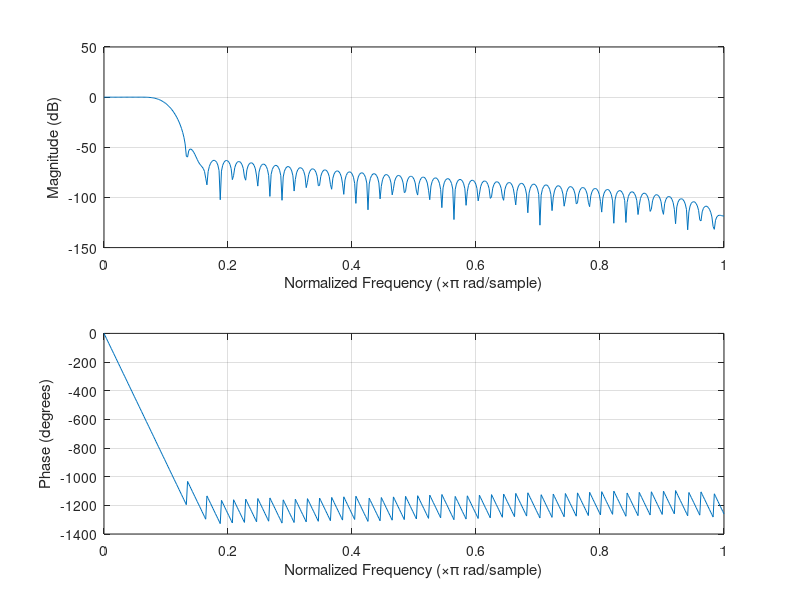
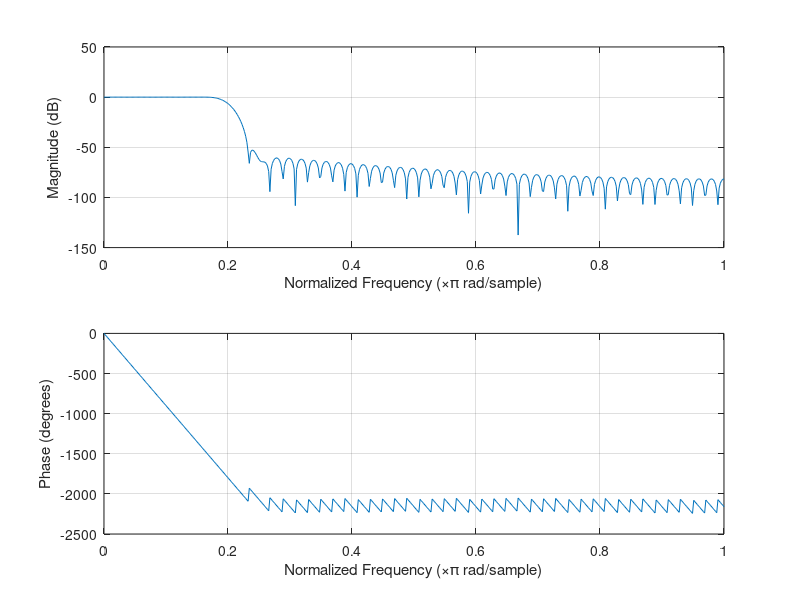
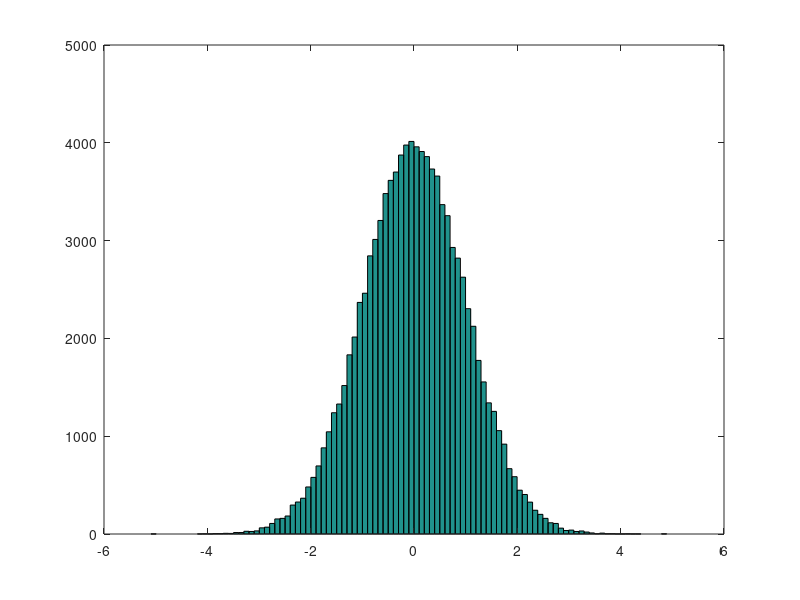
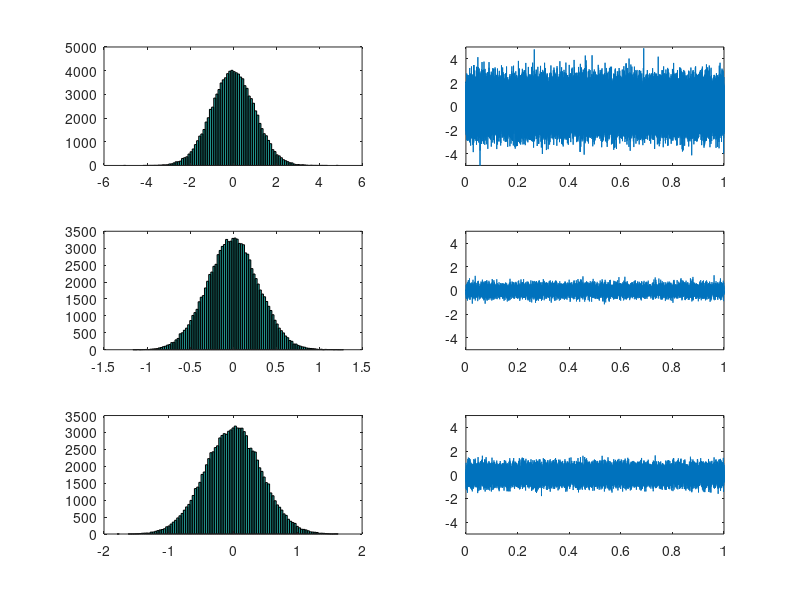

Reproduce these figures in MATLAB, in order.
clear all
close all
clc
%%
fs = 100e3; % freq de amostragem
ts = 1/fs;
fc1 = 5e3; % freq de corte do filtro 1
fc2 = 10e3; % freq de corte do filtro 2
n = 100; % ordem do filtro
t = [0:ts:1-ts];

filt1 = fir1(n,(fc1*2)/fs)'; %frequencia de corte normalizado fazendo duas vezes a freq de corte
% fcut eh um vetor
%filtroPF = fir1(n, [f_pass1*2 f_pass2*2]/fa]); % f_pass1 freq que iniciao a passagem f_pass2 freq que encerra
figure(1)
freqz(filt1)

filt2 = fir1(n,(fc2*2)/fs)';
figure(2)
freqz(filt2)

ruido = randn(1, 1e5);
figure(3)
hist(ruido, 1e2)


% fun?ao filter que faz a convo?icao no tempo e multiplicacao na freq
y_1 = conv(ruido, filt1);
y_2 = conv(ruido, filt2);

figure(4)
subplot(321)
hist(ruido, 100)
%xlim([-6 6])
subplot(323)
hist(y_1, 100)
%xlim([-6 6])
subplot(325)
hist(y_2, 100)
%xlim([-6 6])] %limitando a potencia do sinal

figure(4)
subplot(322)
plot(t, ruido)
ylim([-5 5])
subplot(324)
plot(t, y_1(1:end-100))
ylim([-5 5])
subplot(326)
plot(t, y_2(1:end-100))
ylim([-5 5])
